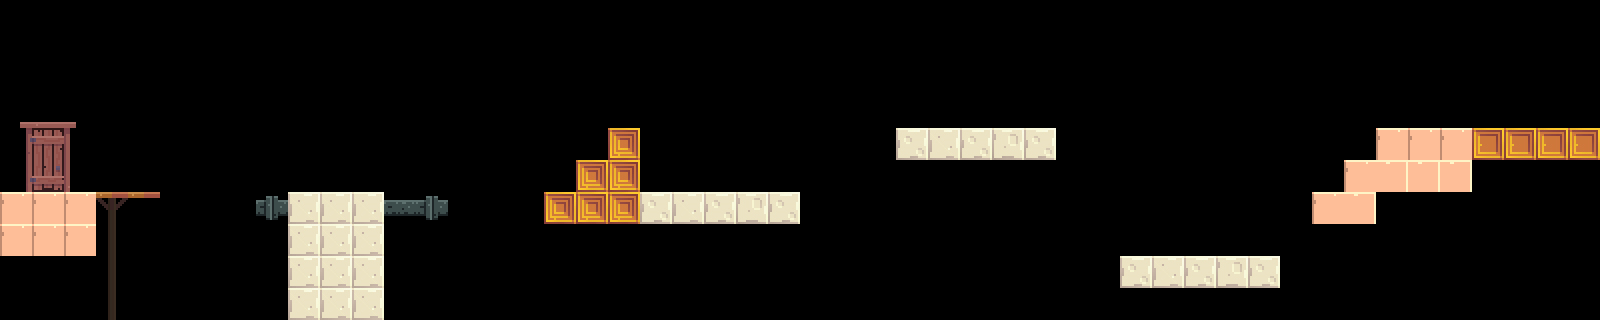

Rendered tile map (Tiled .tmx) drawn with the repository's tilesets; below, a short description and the map source with its tile grids summarised:
An orthogonal 50x10 tile map with 32x32 px tiles, 1 tile layer (map), 2 hidden layers not drawn and 2 objects (Door, Spawn).

<map version="1.0" orientation="orthogonal" width="50" height="10" tilewidth="32" tileheight="32">
 <tileset firstgid="1" name="tiles" tilewidth="32" tileheight="32">
  <image source="../assets/tiles.png" trans="ffffff" width="192" height="480" />
  <tile id="1">
   <properties>
    <property name="solid" value="1" />
   </properties>
  </tile>
  <tile id="2">
   <properties>
    <property name="solid" value="true" />
   </properties>
  </tile>
  <tile id="6">
   <properties>
    <property name="solid" value="true" />
   </properties>
  </tile>
  <tile id="54">
   <properties>
    <property name="solid" value="false" />
   </properties>
  </tile>
  <tile id="55">
   <properties>
    <property name="solid" value="false" />
   </properties>
  </tile>
  <tile id="60">
   <properties>
    <property name="solid" value="false" />
   </properties>
  </tile>
  <tile id="61">
   <properties>
    <property name="solid" value="false" />
   </properties>
  </tile>
  <tile id="66">
   <properties>
    <property name="solid" value="false" />
   </properties>
  </tile>
  <tile id="67">
   <properties>
    <property name="solid" value="false" />
   </properties>
  </tile>
  <tile id="72">
   <properties>
    <property name="solid" value="false" />
   </properties>
  </tile>
  <tile id="73">
   <properties>
    <property name="solid" value="false" />
   </properties>
  </tile>
  <tile id="74">
   <properties>
    <property name="solid" value="false" />
   </properties>
  </tile>
  <tile id="78">
   <properties>
    <property name="solid" value="false" />
   </properties>
  </tile>
  <tile id="79">
   <properties>
    <property name="solid" value="false" />
   </properties>
  </tile>
  <tile id="80">
   <properties>
    <property name="solid" value="false" />
   </properties>
  </tile>
 </tileset>
 <layer name="map" width="50" height="10">
  <properties>
   <property name="solid" value="1" />
  </properties>
  <data>[500 cells, 69 non-empty, 21 distinct tile ids]</data>
 </layer>
 <objectgroup name="objects" width="50" height="10">
  <object name="Door" x="1521" y="46" width="65" height="83">
   <properties>
    <property name="to" value="map_1" />
   </properties>
  </object>
  <object name="Spawn" x="32" y="127" width="35" height="66">
   <properties>
    <property name="from" value="map_2" />
   </properties>
  </object>
 </objectgroup>
 <layer name="map1" width="50" height="10" visible="0" opacity="0">
  <data>[500 cells, 18 non-empty, 18 distinct tile ids]</data>
 </layer>
 <layer name="map1" width="50" height="10" visible="0" opacity="0">
  <properties>
   <property name="solid" value="false" />
  </properties>
  <data>[500 cells, 101 non-empty, 23 distinct tile ids]</data>
 </layer>
</map>